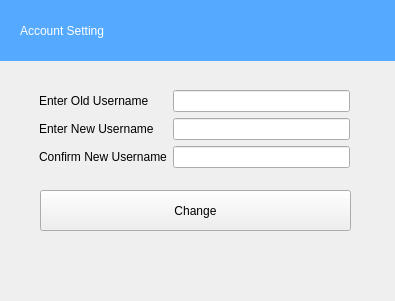
<?xml version="1.0" encoding="UTF-8"?>
<ui version="4.0">
 <class>Form</class>
 <widget class="QWidget" name="Form">
  <property name="geometry">
   <rect>
    <x>0</x>
    <y>0</y>
    <width>395</width>
    <height>301</height>
   </rect>
  </property>
  <property name="windowTitle">
   <string>Change Username</string>
  </property>
  <property name="windowIcon">
   <iconset>
    <normaloff>images/main_icon.png</normaloff>images/main_icon.png</iconset>
  </property>
  <widget class="QWidget" name="header" native="true">
   <property name="geometry">
    <rect>
     <x>0</x>
     <y>0</y>
     <width>451</width>
     <height>61</height>
    </rect>
   </property>
   <property name="styleSheet">
    <string notr="true">#header{
background-color:rgb(85, 170, 255);
}</string>
   </property>
   <widget class="QLabel" name="label_accountSetting">
    <property name="geometry">
     <rect>
      <x>20</x>
      <y>20</y>
      <width>391</width>
      <height>21</height>
     </rect>
    </property>
    <property name="styleSheet">
     <string notr="true">#label_accountSetting{
color: white;
	font: 75 11pt &quot;MS Shell Dlg 2&quot;;
}</string>
    </property>
    <property name="text">
     <string>Account Setting</string>
    </property>
   </widget>
  </widget>
  <widget class="QWidget" name="formLayoutWidget">
   <property name="geometry">
    <rect>
     <x>39</x>
     <y>90</y>
     <width>311</width>
     <height>81</height>
    </rect>
   </property>
   <layout class="QFormLayout" name="formLayout">
    <item row="0" column="0">
     <widget class="QLabel" name="enterOldUsernameLabel">
      <property name="text">
       <string>Enter Old Username</string>
      </property>
     </widget>
    </item>
    <item row="0" column="1">
     <widget class="QLineEdit" name="enterOldUsernameLineEdit"/>
    </item>
    <item row="1" column="0">
     <widget class="QLabel" name="enterNewUsernameLabel">
      <property name="text">
       <string>Enter New Username</string>
      </property>
     </widget>
    </item>
    <item row="1" column="1">
     <widget class="QLineEdit" name="enterNewUsernameLineEdit"/>
    </item>
    <item row="2" column="0">
     <widget class="QLabel" name="confirmNewUsernameLabel">
      <property name="text">
       <string>Confirm New Username</string>
      </property>
     </widget>
    </item>
    <item row="2" column="1">
     <widget class="QLineEdit" name="confirmNewUsernameLineEdit"/>
    </item>
   </layout>
  </widget>
  <widget class="QPushButton" name="pushButton">
   <property name="geometry">
    <rect>
     <x>40</x>
     <y>190</y>
     <width>311</width>
     <height>41</height>
    </rect>
   </property>
   <property name="text">
    <string>Change</string>
   </property>
  </widget>
 </widget>
 <resources/>
 <connections/>
</ui>
